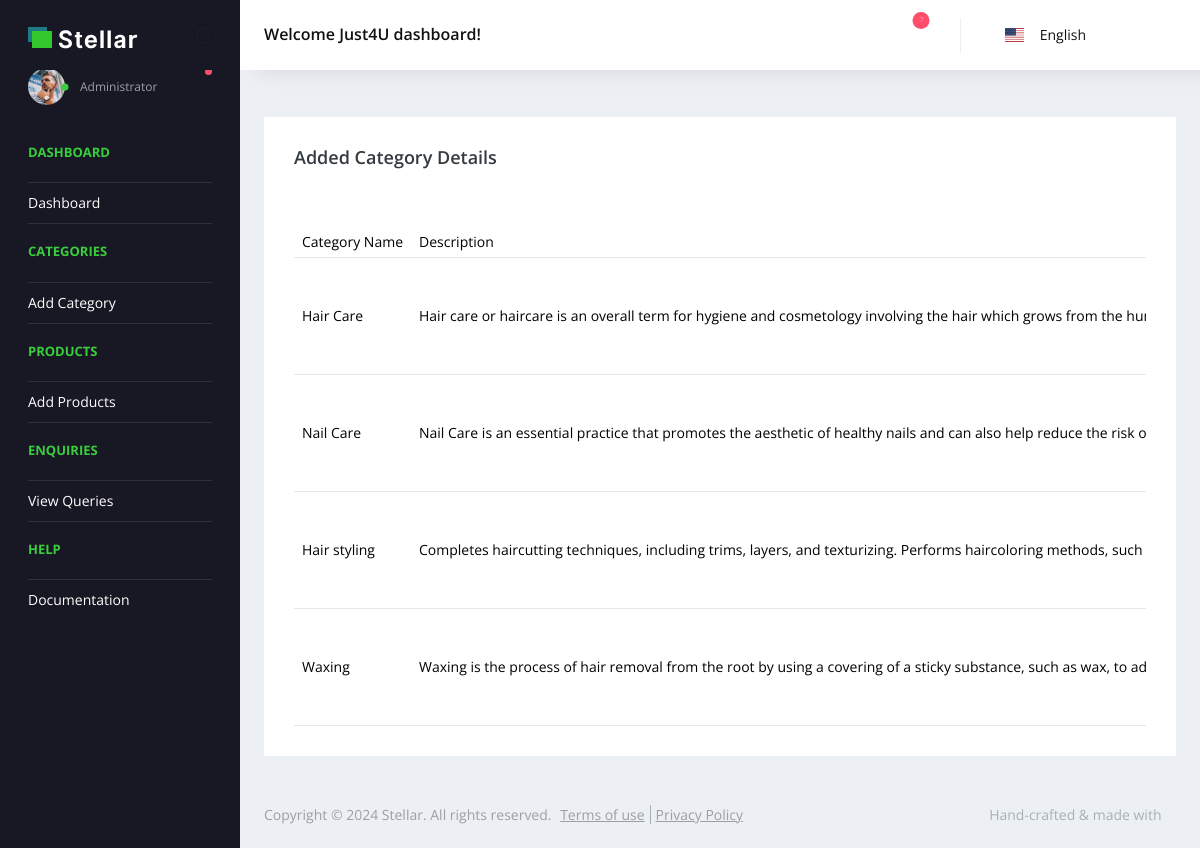
The app's page /Backend/Display_category/ with its own data.
### Backend/models.py (models this page shows)
class CategoryDB(models.Model):
    Category_Name = models.CharField(max_length=100,null=True,blank=True)
    Description = models.CharField(max_length=100, null=True, blank=True)
    Category_Image = models.ImageField(upload_to="Category_Images",null=True,blank=True)

### Backend/views.py (the view)
# urls.py: path('Display_category/',views.Display_category, name="Display_category"),
def Display_category(request):
    categ = CategoryDB.objects.all()
    return render(request,"Display_category.html",{'categ':categ})

### Backend/templates/Display_category.html (shortened to what this page needs)
<!DOCTYPE html>
{% extends 'index.html' %}
{% block content %}
<html lang="en">
<head>
</head>
<body>
<div class="col-lg-12 grid-margin stretch-card">
              <div class="card">
                <div class="card-body">
                  <h4 class="card-title">Added Category Details</h4>
                  <p class="card-description">
                     <code></code>
                  </p>
                  <div class="table-responsive">
                    <table class="table table-hover">
                      <thead>
                        <tr>
                          <th>Category Name</th>
                          <th>Description</th>
                        </tr>
                      </thead>
                        {% for i in categ %}
                      <tbody>
                        <tr>
                          <td>{{i.Category_Name}}</td>
                          <td>{{i.Description}}</td>
                        </tr>
                        {% empty end categ %}
                      </tbody>
                    </table>
                  </div>
                </div>
              </div>
            </div>
</html>
{% endblock %}

### records on screen
CategoryDB: Category_Name "Hair Care", Description "Hair care or haircare is an overall term for hygiene and cosmetology involving the hair which grows from the…"
CategoryDB: Category_Name "Nail Care", Description "Nail Care is an essential practice that promotes the aesthetic of healthy nails and can also help reduce the risk…"
CategoryDB: Category_Name "Hair styling", Description "Completes haircutting techniques, including trims, layers, and texturizing. Performs haircoloring methods, such…"
CategoryDB: Category_Name "Waxing", Description "Waxing is the process of hair removal from the root by using a covering of a sticky substance, such as wax, to…"
